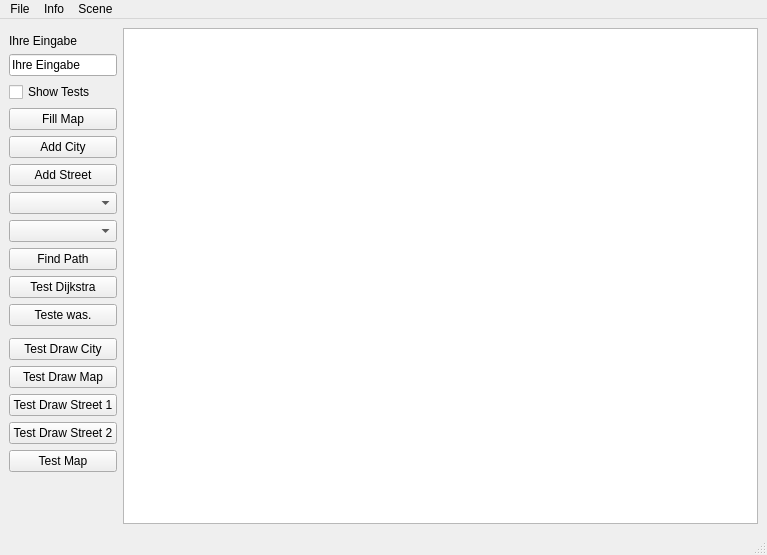
<?xml version="1.0" encoding="UTF-8"?>
<ui version="4.0">
 <class>MainWindow</class>
 <widget class="QMainWindow" name="MainWindow">
  <property name="geometry">
   <rect>
    <x>0</x>
    <y>0</y>
    <width>767</width>
    <height>555</height>
   </rect>
  </property>
  <property name="windowTitle">
   <string>MainWindow</string>
  </property>
  <widget class="QWidget" name="centralwidget">
   <layout class="QGridLayout" name="gridLayout" columnstretch="0,1,0">
    <item row="10" column="0">
     <widget class="QPushButton" name="test_Djikstra">
      <property name="text">
       <string>Test Dijkstra</string>
      </property>
     </widget>
    </item>
    <item row="14" column="0">
     <widget class="QPushButton" name="test_DrawMap">
      <property name="text">
       <string>Test Draw Map</string>
      </property>
     </widget>
    </item>
    <item row="3" column="0">
     <widget class="QCheckBox" name="checkBox">
      <property name="text">
       <string>Show Tests</string>
      </property>
     </widget>
    </item>
    <item row="9" column="0">
     <widget class="QPushButton" name="find_Path">
      <property name="text">
       <string>Find Path</string>
      </property>
     </widget>
    </item>
    <item row="1" column="0">
     <widget class="QLabel" name="label_eingabe">
      <property name="text">
       <string>Ihre Eingabe</string>
      </property>
     </widget>
    </item>
    <item row="13" column="0">
     <widget class="QPushButton" name="test_DrawCity">
      <property name="text">
       <string>Test Draw City</string>
      </property>
     </widget>
    </item>
    <item row="22" column="0">
     <spacer name="verticalSpacer">
      <property name="orientation">
       <enum>Qt::Vertical</enum>
      </property>
      <property name="sizeHint" stdset="0">
       <size>
        <width>20</width>
        <height>40</height>
       </size>
      </property>
     </spacer>
    </item>
    <item row="16" column="0">
     <widget class="QPushButton" name="test_DrawStreet2">
      <property name="text">
       <string>Test Draw Street 2</string>
      </property>
     </widget>
    </item>
    <item row="5" column="0">
     <widget class="QPushButton" name="add_City">
      <property name="text">
       <string>Add City</string>
      </property>
     </widget>
    </item>
    <item row="11" column="0">
     <widget class="QPushButton" name="pushButton_teste_was">
      <property name="text">
       <string>Teste was.</string>
      </property>
     </widget>
    </item>
    <item row="4" column="0">
     <widget class="QPushButton" name="fill_Map">
      <property name="text">
       <string>Fill Map</string>
      </property>
     </widget>
    </item>
    <item row="2" column="0">
     <widget class="QLineEdit" name="lineEdit_teste_was">
      <property name="text">
       <string>Ihre Eingabe</string>
      </property>
     </widget>
    </item>
    <item row="0" column="1" rowspan="24" colspan="2">
     <widget class="QGraphicsView" name="graphicsView"/>
    </item>
    <item row="15" column="0">
     <widget class="QPushButton" name="test_DrawStreet">
      <property name="text">
       <string>Test Draw Street 1</string>
      </property>
     </widget>
    </item>
    <item row="17" column="0">
     <widget class="QPushButton" name="test_Map">
      <property name="text">
       <string>Test Map</string>
      </property>
     </widget>
    </item>
    <item row="8" column="0">
     <widget class="QComboBox" name="endCity">
      <property name="placeholderText">
       <string>End City</string>
      </property>
     </widget>
    </item>
    <item row="7" column="0">
     <widget class="QComboBox" name="startCity">
      <property name="currentText">
       <string/>
      </property>
      <property name="placeholderText">
       <string>Starting City</string>
      </property>
     </widget>
    </item>
    <item row="6" column="0">
     <widget class="QPushButton" name="add_Street">
      <property name="text">
       <string>Add Street</string>
      </property>
     </widget>
    </item>
   </layout>
  </widget>
  <widget class="QMenuBar" name="menubar">
   <property name="geometry">
    <rect>
     <x>0</x>
     <y>0</y>
     <width>767</width>
     <height>22</height>
    </rect>
   </property>
   <widget class="QMenu" name="menuFile">
    <property name="title">
     <string>File</string>
    </property>
    <addaction name="actionOpen"/>
    <addaction name="actionSave"/>
    <addaction name="actionTrenner_hinzufuegen"/>
    <addaction name="actionExit"/>
   </widget>
   <widget class="QMenu" name="menuInfo">
    <property name="title">
     <string>Info</string>
    </property>
    <addaction name="actionAbout"/>
   </widget>
   <widget class="QMenu" name="menuScene_2">
    <property name="title">
     <string>Scene</string>
    </property>
    <addaction name="actionClear_Scene_2"/>
   </widget>
   <addaction name="menuFile"/>
   <addaction name="menuInfo"/>
   <addaction name="menuScene_2"/>
  </widget>
  <widget class="QStatusBar" name="statusbar"/>
  <action name="actionOpen">
   <property name="text">
    <string>Open</string>
   </property>
  </action>
  <action name="actionSave">
   <property name="enabled">
    <bool>false</bool>
   </property>
   <property name="text">
    <string>Save</string>
   </property>
  </action>
  <action name="actionTrenner_hinzufuegen">
   <property name="text">
    <string>Trenner hinzufuegen</string>
   </property>
  </action>
  <action name="actionExit">
   <property name="text">
    <string>Exit</string>
   </property>
   <property name="shortcut">
    <string>Alt+E</string>
   </property>
  </action>
  <action name="actionInfo">
   <property name="text">
    <string>Info</string>
   </property>
  </action>
  <action name="actionClear_Scene">
   <property name="text">
    <string>Clear Scene</string>
   </property>
  </action>
  <action name="actionClear_Scene_2">
   <property name="text">
    <string>Clear Scene</string>
   </property>
   <property name="shortcut">
    <string>Alt+S</string>
   </property>
  </action>
  <action name="actionAbout">
   <property name="text">
    <string>About</string>
   </property>
  </action>
 </widget>
 <resources/>
 <connections/>
</ui>
